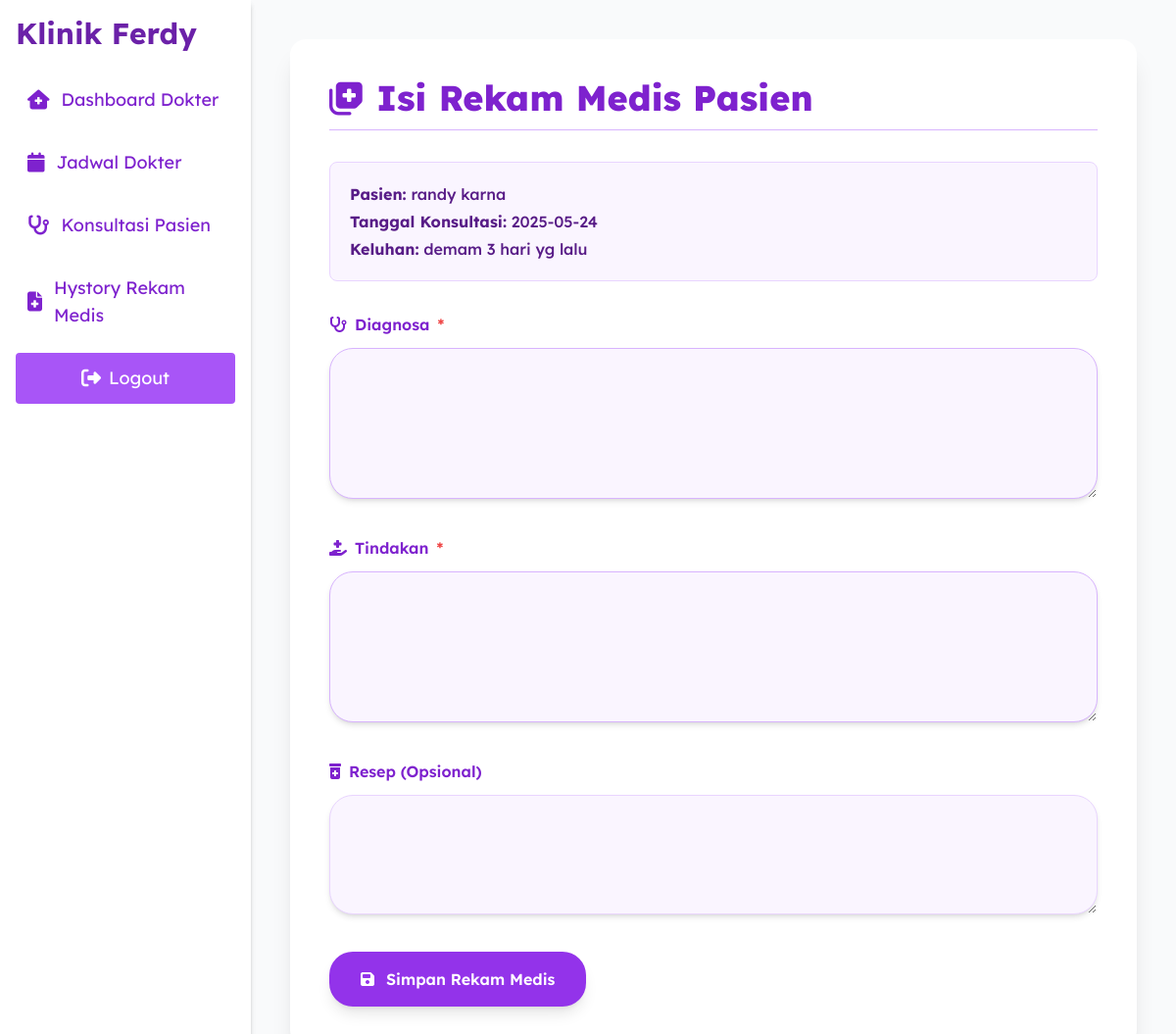
Screenshot of /dokter/rekam_medis.php?pasien_id=29 (signed in) with the database file from the repository.
### tables this page shows
CREATE TABLE `pendaftaran` (
  `id` int(11) NOT NULL,
  `pasien_id` int(11) NOT NULL,
  `dokter_id` int(11) NOT NULL,
  `tanggal` date NOT NULL,
  `keluhan` text NOT NULL,
  `status` varchar(20) DEFAULT 'pending',
  `created_at` timestamp NOT NULL DEFAULT current_timestamp()
);

CREATE TABLE `users` (
  `id` int(11) NOT NULL,
  `username` varchar(100) NOT NULL,
  `email` varchar(100) NOT NULL,
  `password` varchar(255) NOT NULL,
  `role` enum('admin','dokter','resepsionis','pasien') NOT NULL,
  `created_at` timestamp NOT NULL DEFAULT current_timestamp()
);

### dokter/rekam_medis.php (the view, shortened to what this page needs)
<?php
require '../config/koneksi.php';
$dokter_id = $_SESSION['user']['id'];
$pasien_id = isset($_GET['pasien_id']) ? intval($_GET['pasien_id']) : 0;
$stmt = $conn->prepare("
    SELECT p.*,
           u_pasien.id AS pasien_id, u_pasien.username AS nama_pasien,
           u_dokter.id AS dokter_id, u_dokter.username AS nama_dokter
    FROM pendaftaran p
    JOIN users u_pasien ON p.pasien_id = u_pasien.id AND u_pasien.role = 'pasien'
    JOIN users u_dokter ON p.dokter_id = u_dokter.id AND u_dokter.role = 'dokter'
    WHERE p.dokter_id = ? AND p.pasien_id = ? AND p.status = 'diterima'
    ORDER BY p.tanggal DESC
    LIMIT 1
");
$stmt->bind_param("ii", $dokter_id, $pasien_id);
$stmt->execute();
$pendaftaran = $stmt->get_result()->fetch_assoc();
?>
<!DOCTYPE html>
<html lang="id">
<head>
    <script src="https://cdn.tailwindcss.com"></script>
    <link href="https://cdnjs.cloudflare.com/ajax/libs/font-awesome/6.4.0/css/all.min.css" rel="stylesheet" />
</head>
<body class="bg-gray-50 min-h-screen flex font-sans text-gray-800 font-modify">
    <aside class="w-64 bg-white shadow-md min-h-screen sticky top-0 border-r border-purple-200">
        <?php include '../components/sidebar.php'; ?>
    </aside>
    <main class="flex-1 p-10 overflow-auto">
        <div class="max-w-4xl mx-auto bg-white rounded-2xl shadow-xl p-10">
            <h1
                class="text-4xl font-extrabold mb-8 text-purple-700 border-b border-purple-300 pb-3 flex items-center gap-3">
                <i class="fas fa-notes-medical"></i> Isi Rekam Medis Pasien
            </h1>
            <div
                class="mb-8 bg-purple-50 border border-purple-200 p-5 rounded-lg text-purple-900 space-y-1 font-medium">
                <p><strong>Pasien:</strong> <?= htmlspecialchars($pendaftaran['nama_pasien']) ?></p>
                <p><strong>Tanggal Konsultasi:</strong> <?= htmlspecialchars($pendaftaran['tanggal']) ?></p>
                <p><strong>Keluhan:</strong> <?= htmlspecialchars($pendaftaran['keluhan']) ?></p>
            </div>
            <form method="POST" class="space-y-8">
                <div>
                    <label for="diagnosa" class="block font-semibold text-purple-700 mb-3 flex items-center gap-2">
                        <i class="fas fa-stethoscope"></i> Diagnosa <span class="text-red-500">*</span>
                    </label>
                    <textarea id="diagnosa" name="diagnosa" required
                        class="w-full border border-purple-300 bg-purple-50 focus:bg-white focus:border-purple-500 rounded-3xl px-6 py-4 resize-y shadow-md transition"
                        rows="5"><?= $_POST['diagnosa'] ?? '' ?></textarea>
                </div>
                <div>
                    <label for="tindakan" class="block font-semibold text-purple-700 mb-3 flex items-center gap-2">
                        <i class="fas fa-hand-holding-medical"></i> Tindakan <span class="text-red-500">*</span>
                    </label>
                    <textarea id="tindakan" name="tindakan" required
                        class="w-full border border-purple-300 bg-purple-50 focus:bg-white focus:border-purple-500 rounded-3xl px-6 py-4 resize-y shadow-md transition"
                        rows="5"><?= $_POST['tindakan'] ?? '' ?></textarea>
                </div>
                <div>
                    <label for="resep" class="block font-semibold text-purple-700 mb-3 flex items-center gap-2">
                        <i class="fas fa-prescription-bottle-alt"></i> Resep (Opsional)
                    </label>
                    <textarea id="resep" name="resep"
                        class="w-full border border-purple-200 bg-purple-50 focus:bg-white focus:border-purple-400 rounded-3xl px-6 py-3 resize-y shadow-md transition"
                        rows="4"><?= $_POST['resep'] ?? '' ?></textarea>
                </div>
                <button type="submit"
                    class="bg-purple-600 hover:bg-purple-700 text-white px-8 py-4 rounded-3xl font-semibold shadow-lg transition transform hover:scale-105 flex items-center gap-3 justify-center">
                    <i class="fas fa-floppy-disk"></i> Simpan Rekam Medis
                </button>
            </form>
        </div>
    </main>
</body>
</html>

### components/sidebar.php (style rules this page uses)
.font-modify { font-family: "Lexend Deca", sans-serif; }

### rows the page displays
pendaftaran: pasien.username "randy karna", tanggal "2025-05-24", keluhan "demam 3 hari yg lalu"
